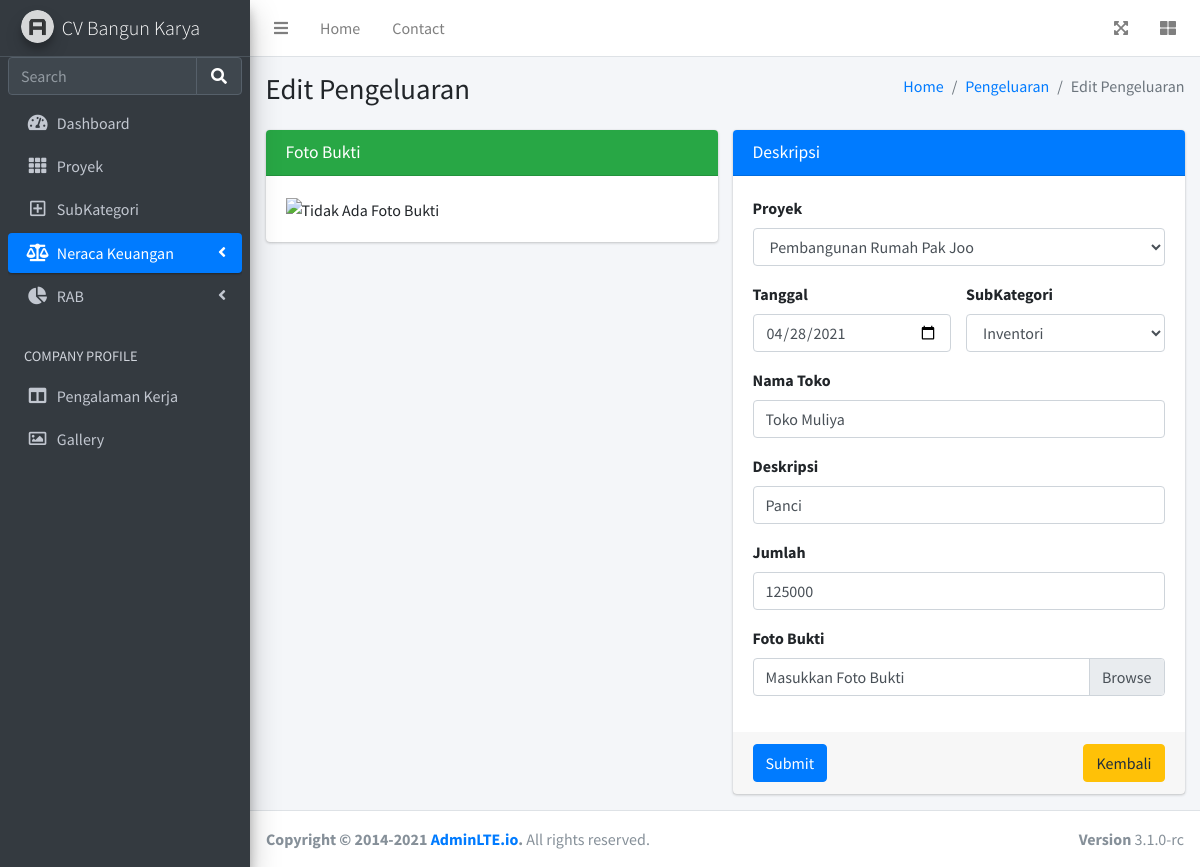
/pengeluaran/edit/1, run on the app's committed database.
### app.py (models this page shows)
class Pengeluaran(db.Model):
    id = db.Column(db.Integer, primary_key=True)
    nama_proyek = db.Column(db.String(100), nullable=False)
    nama_toko = db.Column(db.String(100), nullable=True)
    tanggal = db.Column(db.String(20), nullable=False)
    subkategori = db.Column(db.String(100), nullable=False)
    deskripsi = db.Column(db.String(100), nullable=False)
    jumlah = db.Column(db.String(50), nullable=False)
    bukti = db.Column(db.String(200), nullable=True)
    date_created = db.Column(db.DateTime, default=datetime.utcnow)

class Proyek(db.Model):
    id = db.Column(db.Integer, primary_key=True)
    nama_proyek = db.Column(db.String(100), nullable=False)
    lokasi = db.Column(db.String(200), nullable=False)
    nama_klien = db.Column(db.String(100), nullable=False)
    no_hp = db.Column(db.String(20), nullable=False)
    tgl_mulai = db.Column(db.String(20), nullable=False)
    tgl_selesai = db.Column(db.String(20), nullable=False)
    date_created = db.Column(db.DateTime, default=datetime.utcnow)

class SubkategoriNeraca(db.Model):
    id = db.Column(db.Integer, primary_key=True)
    nama = db.Column(db.String(100), nullable=False)
    kategori = db.Column(db.String(200), nullable=False)
    date_created = db.Column(db.DateTime, default=datetime.utcnow)

### app.py (the view)
@app.route('/pengeluaran/edit/<int:id>', methods=['POST', 'GET'])
def pengeluaran_edit(id):
    pengeluaran = Pengeluaran.query.get_or_404(id)
    if request.method == 'POST':
        f = request.files['bukti']
        if f:
            if pengeluaran.bukti:
                os.remove(os.path.join(app.config['DELETE_PATH'], pengeluaran.bukti))
            f.save(os.path.join(app.config['UPLOAD_PATH'], f.filename))
            Current_Date = datetime.now().strftime("%d-%b-%Y_%H.%M")
            nama = r'Pengeluaran_'+ str(Current_Date) +'.png'
            os.rename(app.config['UPLOAD_PATH'] + f.filename, app.config['UPLOAD_PATH'] + nama)
            nama = r'media/'+ nama
            pengeluaran.bukti=nama
        pengeluaran.nama_proyek=request.form['nama_proyek']
        pengeluaran.tanggal=request.form['tanggal']
        pengeluaran.subkategori=request.form['subkategori']
        pengeluaran.deskripsi=request.form['deskripsi']
        pengeluaran.jumlah=request.form['jumlah']
        try:
            db.session.commit()
            flash('Data Pengeluaran Berhasil Diubah', 'bg-success')
            return redirect('/pengeluaran')
        except:
            flash('Data Gagal Diubah, Silahkan Coba Lagi', 'bg-danger')
            return redirect('/pengeluaran')
    else:
        proyek = Proyek.query.all()
        sub = SubkategoriNeraca.query.filter_by(kategori='Pengeluaran').all()
        return render_template('/pengeluaran/pengeluaran_edit.html', pengeluaran = pengeluaran, subkategori = sub, proyeks = proyek)

### templates/pengeluaran/pengeluaran_edit.html (shortened to what this page needs)
{% extends 'base.html' %}
{% block status_neraca %} active {% endblock %}
{% block body %}
<div class="content-wrapper">
    <section class="content-header">
      <div class="container-fluid">
        <div class="row mb-2">
          <div class="col-sm-6">
            <h1>Edit Pengeluaran</h1>
          </div>
          <div class="col-sm-6">
            <ol class="breadcrumb float-sm-right">
              <li class="breadcrumb-item"><a href="/">Home</a></li>
              <li class="breadcrumb-item"><a href="/pengeluaran">Pengeluaran</a></li>
              <li class="breadcrumb-item active">Edit Pengeluaran</li>
            </ol>
          </div>
        </div>
      </div>
    </section>
    <section class="content">
      <div class="container-fluid">
        <div class="row">
          <div class="col-md-6">
            <div class="card card-success">
              <div class="card-header">
                <h3 class="card-title">Foto Bukti</h3>
              </div>
              <div class="card-body">
                <img class="img-fluid pad" src="{{url_for('static', filename=pengeluaran.bukti)}}" alt="Tidak Ada Foto Bukti">
              </div>
            </div>
          </div>
          <div class="col-md-6">
            <div class="card card-primary">
              <div class="card-header">
                <h3 class="card-title">Deskripsi</h3>
              </div>
              <form action="/pengeluaran/edit/{{ pengeluaran.id }}" method="POST" enctype="multipart/form-data">
                <div class="card-body">
                    <div class="form-group">
                        <label>Proyek</label>
                        <select class="form-control" name="nama_proyek" style="width: 100%;">
                          {% for proyek in proyeks %}
                          <option {% if pengeluaran.nama_proyek == proyek.nama_proyek %} value="{{ proyek.nama_proyek }}" selected {% endif %}>{{ proyek.nama_proyek }}</option>
                          {% endfor %}
                        </select>
                      </div>
                      <div class="row">
                        <div class="col">
                          <div class="form-group">
                          <label for="exampleInputEmail1">Tanggal</label>
                          <input type="date" class="form-control" name="tanggal" value="{{ pengeluaran.tanggal }}">
                        </div>
                      </div>
                      <div class="col">
                        <div class="form-group">
                          <label>SubKategori</label>
                          <select class="form-control" name="subkategori" style="width: 100%;">
                            {% for sub in subkategori %}
                            <option {% if pengeluaran.subkategori == sub.nama %} value="{{ sub.nama }}" selected {% endif %}>{{ sub.nama }}</option>
                            {% endfor %}
                          </select>
                        </div>
                      </div>
                      </div>
                      <div class="form-group">
                      <label for="exampleInputEmail1">Nama Toko</label>
                      <input type="text" class="form-control" name="nama_toko" value="{{ pengeluaran.nama_toko}}" placeholder="Masukkan nama toko">
                      </div>
                      <div class="form-group">
                      <label for="exampleInputEmail1">Deskripsi</label>
                      <input type="text" class="form-control" name="deskripsi" value="{{ pengeluaran.deskripsi }}" placeholder="Masukkan deskripsi">
                      </div>
                      <div class="form-group">
                        <label for="exampleInputEmail1">Jumlah</label>
                        <input type="text" class="form-control" name="jumlah" value="{{ pengeluaran.jumlah }}" placeholder="Masukkan jumlah">
                      </div>
                      <div class="form-group">
                        <label for="exampleInputFile">Foto Bukti</label>
                        <div class="input-group">
                          <div class="custom-file">
                            <label class="custom-file-label" for="exampleInputFile">
                            </label>
                          </div>
                        </div>
                      </div>
                </div>
                <div class="card-footer">
                  <button type="submit" class="btn btn-primary">Submit</button>
                  <a href="/pengeluaran" class="btn btn-warning float-right">Kembali</a>
                </div>
              </form>
            </div>
          </div>
        </div>
      </div>
    </section>
  </div>
{% endblock %}

### data on the page
Pengeluaran: nama_proyek "Pembangunan Rumah Pak Joo", tanggal "04/28/2021", subkategori "Inventori", nama_toko "Toko Muliya", deskripsi "Panci", jumlah "125000"
